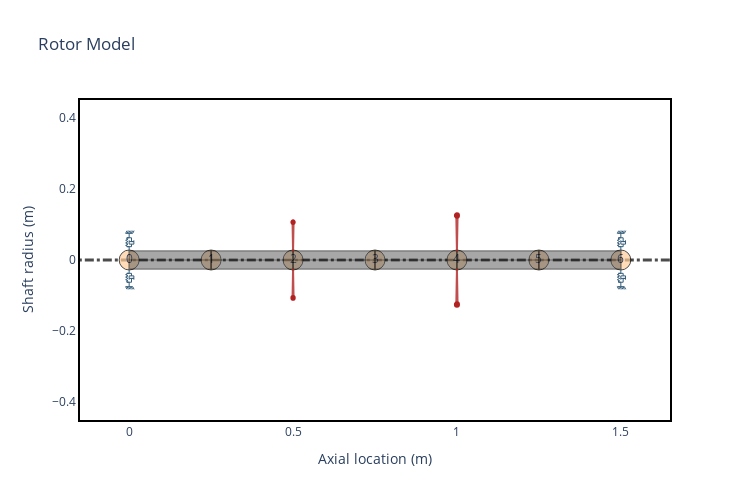

The notebook cell saved with this chart:
### Markdown cell above
### Defining bearings, shaft and disk elements and Creating Anisotropic Rotor

### Code cell
N = 6
L = 1.5 / N
idl = 0
odl = 0.050  # shaft diameter

shaft = [rs.ShaftElement(L=L, idl=idl, odl=odl, material=steel) for i in range(N)]
bearings = [
    rs.BearingElement(n=0, kxx=1e6, kyy=0.8e6, cxx=100, cyy=100),
    rs.BearingElement(n=6, kxx=1e6, kyy=0.8e6, cxx=100, cyy=100),
]
disks = [
    rs.DiskElement.from_geometry(
        n=N / 3, material=steel, width=0.070, i_d=odl, o_d=0.280, scale_factor="mass"
    ),
    rs.DiskElement.from_geometry(
        n=2 * N / 3,
        material=steel,
        width=0.070,
        i_d=odl,
        o_d=0.350,
        scale_factor="mass",
    ),
]

rotor = rs.Rotor(shaft_elements=shaft, disk_elements=disks, bearing_elements=bearings)
rotor.plot_rotor(width=750, height=500)

### Figure 1 — Plotly figure (JSON) as saved in the notebook; plotly's stock layout.template omitted (floating-point values rounded to 4 significant figures)
{"data": [{"hoverinfo": "none", "line": {"color": "black", "dash": "dashdot", "width": 3}, "mode": "lines", "opacity": 0.7, "showlegend": false, "type": "scatter", "x": [-0.3, 1.8], "y": [0, 0]}, {"hoverinfo": "none", "marker": {"color": "#ffcc99", "line": {"color": "black", "width": 1}, "opacity": 0.7, "size": 20}, "mode": "markers+text", "showlegend": false, "text": ["0", "1", "2", "3", "4", "5", "6"], "type": "scatter", "x": [0, 0.25, 0.5, 0.75, 1, 1.25, 1.5], "y": [0, 0, 0, 0, 0, 0, 0]}, {"customdata": [[0, 0.05, 0, 0.05, 0, 0.25, "steel"], [0, 0.05, 0, 0.05, 0, 0.25, "steel"], [0, 0.05, 0, 0.05, 0, 0.25, "steel"], [0, 0.05, 0, 0.05, 0, 0.25, "steel"], [0, 0.05, 0, 0.05, 0, 0.25, "steel"], [0, 0.05, 0, 0.05, 0, 0.25, "steel"], [0, 0.05, 0, 0.05, 0, 0.25, "steel"], [0, 0.05, 0, 0.05, 0, 0.25, "steel"], [0, 0.05, 0, 0.05, 0, 0.25, "steel"], [0, 0.05, 0, 0.05, 0, 0.25, "steel"]], "fill": "toself", "fillcolor": "#525252", "hoverinfo": "text", "hoverlabel": {"bgcolor": "#525252"}, "hoveron": "points+fills", "hovertemplate": "Element Number: 0<br>Left Outer Diameter: 0.05 m<br>Left Inner Diameter: 0.0 m<br>Right Outer Diameter: 0.05 m<br>Right Inner Diameter: 0.0 m<br>Element Length: 0.25 m<br>Material: steel<br>", "legendgroup": "Shaft", "line": {"color": "black", "width": 1.5}, "mode": "lines", "name": "ShaftElement 0", "opacity": 0.5, "showlegend": false, "text": "Element Number: 0<br>Left Outer Diameter: 0.05 m<br>Left Inner Diameter: 0.0 m<br>Right Outer Diameter: 0.05 m<br>Right Inner Diameter: 0.0 m<br>Element Length: 0.25 m<br>Material: steel<br>", "type": "scatter", "x": [0, 0, 0.25, 0.25, 0, 0, 0, 0.25, 0.25, 0], "y": [0, 0.025, 0.025, 0, 0, 0, -0.025, -0.025, 0, 0]}, {"customdata": [[1, 0.05, 0, 0.05, 0, 0.25, "steel"], [1, 0.05, 0, 0.05, 0, 0.25, "steel"], [1, 0.05, 0, 0.05, 0, 0.25, "steel"], [1, 0.05, 0, 0.05, 0, 0.25, "steel"], [1, 0.05, 0, 0.05, 0, 0.25, "steel"], [1, 0.05, 0, 0.05, 0, 0.25, "steel"], [1, 0.05, 0, 0.05, 0, 0.25, "steel"], [1, 0.05, 0, 0.05, 0, 0.25, "steel"], [1, 0.05, 0, 0.05, 0, 0.25, "steel"], [1, 0.05, 0, 0.05, 0, 0.25, "steel"]], "fill": "toself", "fillcolor": "#525252", "hoverinfo": "text", "hoverlabel": {"bgcolor": "#525252"}, "hoveron": "points+fills", "hovertemplate": "Element Number: 1<br>Left Outer Diameter: 0.05 m<br>Left Inner Diameter: 0.0 m<br>Right Outer Diameter: 0.05 m<br>Right Inner Diameter: 0.0 m<br>Element Length: 0.25 m<br>Material: steel<br>", "legendgroup": "Shaft", "line": {"color": "black", "width": 1.5}, "mode": "lines", "name": "ShaftElement 1", "opacity": 0.5, "showlegend": false, "text": "Element Number: 1<br>Left Outer Diameter: 0.05 m<br>Left Inner Diameter: 0.0 m<br>Right Outer Diameter: 0.05 m<br>Right Inner Diameter: 0.0 m<br>Element Length: 0.25 m<br>Material: steel<br>", "type": "scatter", "x": [0.25, 0.25, 0.5, 0.5, 0.25, 0.25, 0.25, 0.5, 0.5, 0.25], "y": [0, 0.025, 0.025, 0, 0, 0, -0.025, -0.025, 0, 0]}, {"customdata": [[2, 0.05, 0, 0.05, 0, 0.25, "steel"], [2, 0.05, 0, 0.05, 0, 0.25, "steel"], [2, 0.05, 0, 0.05, 0, 0.25, "steel"], [2, 0.05, 0, 0.05, 0, 0.25, "steel"], [2, 0.05, 0, 0.05, 0, 0.25, "steel"], [2, 0.05, 0, 0.05, 0, 0.25, "steel"], [2, 0.05, 0, 0.05, 0, 0.25, "steel"], [2, 0.05, 0, 0.05, 0, 0.25, "steel"], [2, 0.05, 0, 0.05, 0, 0.25, "steel"], [2, 0.05, 0, 0.05, 0, 0.25, "steel"]], "fill": "toself", "fillcolor": "#525252", "hoverinfo": "text", "hoverlabel": {"bgcolor": "#525252"}, "hoveron": "points+fills", "hovertemplate": "Element Number: 2<br>Left Outer Diameter: 0.05 m<br>Left Inner Diameter: 0.0 m<br>Right Outer Diameter: 0.05 m<br>Right Inner Diameter: 0.0 m<br>Element Length: 0.25 m<br>Material: steel<br>", "legendgroup": "Shaft", "line": {"color": "black", "width": 1.5}, "mode": "lines", "name": "ShaftElement 2", "opacity": 0.5, "showlegend": false, "text": "Element Number: 2<br>Left Outer Diameter: 0.05 m<br>Left Inner Diameter: 0.0 m<br>Right Outer Diameter: 0.05 m<br>Right Inner Diameter: 0.0 m<br>Element Length: 0.25 m<br>Material: steel<br>", "type": "scatter", "x": [0.5, 0.5, 0.75, 0.75, 0.5, 0.5, 0.5, 0.75, 0.75, 0.5], "y": [0, 0.025, 0.025, 0, 0, 0, -0.025, -0.025, 0, 0]}, {"customdata": [[3, 0.05, 0, 0.05, 0, 0.25, "steel"], [3, 0.05, 0, 0.05, 0, 0.25, "steel"], [3, 0.05, 0, 0.05, 0, 0.25, "steel"], [3, 0.05, 0, 0.05, 0, 0.25, "steel"], [3, 0.05, 0, 0.05, 0, 0.25, "steel"], [3, 0.05, 0, 0.05, 0, 0.25, "steel"], [3, 0.05, 0, 0.05, 0, 0.25, "steel"], [3, 0.05, 0, 0.05, 0, 0.25, "steel"], [3, 0.05, 0, 0.05, 0, 0.25, "steel"], [3, 0.05, 0, 0.05, 0, 0.25, "steel"]], "fill": "toself", "fillcolor": "#525252", "hoverinfo": "text", "hoverlabel": {"bgcolor": "#525252"}, "hoveron": "points+fills", "hovertemplate": "Element Number: 3<br>Left Outer Diameter: 0.05 m<br>Left Inner Diameter: 0.0 m<br>Right Outer Diameter: 0.05 m<br>Right Inner Diameter: 0.0 m<br>Element Length: 0.25 m<br>Material: steel<br>", "legendgroup": "Shaft", "line": {"color": "black", "width": 1.5}, "mode": "lines", "name": "ShaftElement 3", "opacity": 0.5, "showlegend": false, "text": "Element Number: 3<br>Left Outer Diameter: 0.05 m<br>Left Inner Diameter: 0.0 m<br>Right Outer Diameter: 0.05 m<br>Right Inner Diameter: 0.0 m<br>Element Length: 0.25 m<br>Material: steel<br>", "type": "scatter", "x": [0.75, 0.75, 1, 1, 0.75, 0.75, 0.75, 1, 1, 0.75], "y": [0, 0.025, 0.025, 0, 0, 0, -0.025, -0.025, 0, 0]}, {"customdata": [[4, 0.05, 0, 0.05, 0, 0.25, "steel"], [4, 0.05, 0, 0.05, 0, 0.25, "steel"], [4, 0.05, 0, 0.05, 0, 0.25, "steel"], [4, 0.05, 0, 0.05, 0, 0.25, "steel"], [4, 0.05, 0, 0.05, 0, 0.25, "steel"], [4, 0.05, 0, 0.05, 0, 0.25, "steel"], [4, 0.05, 0, 0.05, 0, 0.25, "steel"], [4, 0.05, 0, 0.05, 0, 0.25, "steel"], [4, 0.05, 0, 0.05, 0, 0.25, "steel"], [4, 0.05, 0, 0.05, 0, 0.25, "steel"]], "fill": "toself", "fillcolor": "#525252", "hoverinfo": "text", "hoverlabel": {"bgcolor": "#525252"}, "hoveron": "points+fills", "hovertemplate": "Element Number: 4<br>Left Outer Diameter: 0.05 m<br>Left Inner Diameter: 0.0 m<br>Right Outer Diameter: 0.05 m<br>Right Inner Diameter: 0.0 m<br>Element Length: 0.25 m<br>Material: steel<br>", "legendgroup": "Shaft", "line": {"color": "black", "width": 1.5}, "mode": "lines", "name": "ShaftElement 4", "opacity": 0.5, "showlegend": false, "text": "Element Number: 4<br>Left Outer Diameter: 0.05 m<br>Left Inner Diameter: 0.0 m<br>Right Outer Diameter: 0.05 m<br>Right Inner Diameter: 0.0 m<br>Element Length: 0.25 m<br>Material: steel<br>", "type": "scatter", "x": [1, 1, 1.25, 1.25, 1, 1, 1, 1.25, 1.25, 1], "y": [0, 0.025, 0.025, 0, 0, 0, -0.025, -0.025, 0, 0]}, {"customdata": [[5, 0.05, 0, 0.05, 0, 0.25, "steel"], [5, 0.05, 0, 0.05, 0, 0.25, "steel"], [5, 0.05, 0, 0.05, 0, 0.25, "steel"], [5, 0.05, 0, 0.05, 0, 0.25, "steel"], [5, 0.05, 0, 0.05, 0, 0.25, "steel"], [5, 0.05, 0, 0.05, 0, 0.25, "steel"], [5, 0.05, 0, 0.05, 0, 0.25, "steel"], [5, 0.05, 0, 0.05, 0, 0.25, "steel"], [5, 0.05, 0, 0.05, 0, 0.25, "steel"], [5, 0.05, 0, 0.05, 0, 0.25, "steel"]], "fill": "toself", "fillcolor": "#525252", "hoverinfo": "text", "hoverlabel": {"bgcolor": "#525252"}, "hoveron": "points+fills", "hovertemplate": "Element Number: 5<br>Left Outer Diameter: 0.05 m<br>Left Inner Diameter: 0.0 m<br>Right Outer Diameter: 0.05 m<br>Right Inner Diameter: 0.0 m<br>Element Length: 0.25 m<br>Material: steel<br>", "legendgroup": "Shaft", "line": {"color": "black", "width": 1.5}, "mode": "lines", "name": "ShaftElement 5", "opacity": 0.5, "showlegend": false, "text": "Element Number: 5<br>Left Outer Diameter: 0.05 m<br>Left Inner Diameter: 0.0 m<br>Right Outer Diameter: 0.05 m<br>Right Inner Diameter: 0.0 m<br>Element Length: 0.25 m<br>Material: steel<br>", "type": "scatter", "x": [1.25, 1.25, 1.5, 1.5, 1.25, 1.25, 1.25, 1.5, 1.5, 1.25], "y": [0, 0.025, 0.025, 0, 0, 0, -0.025, -0.025, 0, 0]}, {"customdata": [[2, 0.3296, 0.1781, 32.59], [2, 0.3296, 0.1781, 32.59], [2, 0.3296, 0.1781, 32.59], [2, 0.3296, 0.1781, 32.59], [2, 0.3296, 0.1781, 32.59], [2, 0.3296, 0.1781, 32.59], [2, 0.3296, 0.1781, 32.59], [2, 0.3296, 0.1781, 32.59], [2, 0.3296, 0.1781, 32.59]], "fill": "toself", "fillcolor": "Firebrick", "hoverinfo": "text", "hoverlabel": {"bgcolor": "Firebrick"}, "hoveron": "points+fills", "hovertemplate": "Disk Node: 2<br>Polar Inertia: 3.296e-01<br>Diametral Inertia: 1.781e-01<br>Disk mass: 32.590<br>", "legendgroup": "disks", "line": {"color": "Firebrick", "width": 2}, "mode": "lines", "name": "Disk 0", "opacity": 0.8, "showlegend": false, "text": "Disk Node: 2<br>Polar Inertia: 3.296e-01<br>Diametral Inertia: 1.781e-01<br>Disk mass: 32.590<br>", "type": "scatter", "x": [0.5, 0.5016, 0.4984, 0.5, null, 0.5, 0.5016, 0.4984, 0.5], "y": [0.025, 0.1066, 0.1066, 0.025, null, -0.025, -0.1066, -0.1066, -0.025]}, {"customdata": [[4, 0.8051, 0.4236, 51.53], [4, 0.8051, 0.4236, 51.53], [4, 0.8051, 0.4236, 51.53], [4, 0.8051, 0.4236, 51.53], [4, 0.8051, 0.4236, 51.53], [4, 0.8051, 0.4236, 51.53], [4, 0.8051, 0.4236, 51.53], [4, 0.8051, 0.4236, 51.53], [4, 0.8051, 0.4236, 51.53]], "fill": "toself", "fillcolor": "Firebrick", "hoverinfo": "text", "hoverlabel": {"bgcolor": "Firebrick"}, "hoveron": "points+fills", "hovertemplate": "Disk Node: 4<br>Polar Inertia: 8.051e-01<br>Diametral Inertia: 4.236e-01<br>Disk mass: 51.525<br>", "legendgroup": "disks", "line": {"color": "Firebrick", "width": 2}, "mode": "lines", "name": "Disk 1", "opacity": 0.8, "showlegend": false, "text": "Disk Node: 4<br>Polar Inertia: 8.051e-01<br>Diametral Inertia: 4.236e-01<br>Disk mass: 51.525<br>", "type": "scatter", "x": [1, 1.002, 0.998, 1, null, 1, 1.002, 0.998, 1], "y": [0.025, 0.125, 0.125, 0.025, null, -0.025, -0.125, -0.125, -0.025]}, {"hoverinfo": "none", "legendgroup": "bearings", "line": {"color": "#355d7a", "width": 1}, "mode": "lines", "name": "Bearing 0", "showlegend": false, "type": "scatter", "x": [0, 0, -0.007143, 0.007143], "y": [0.025, 0.0375, 0.0375, 0.0375]}, {"hoverinfo": "none", "legendgroup": "bearings", "line": {"color": "#355d7a", "width": 1}, "mode": "lines", "name": "Bearing 0", "showlegend": false, "type": "scatter", "x": [0, 0, -0.007143, 0.007143], "y": [-0.025, -0.0375, -0.0375, -0.0375]}, {"hoverinfo": "none", "legendgroup": "bearings", "line": {"color": "#355d7a", "width": 1}, "mode": "lines", "name": "Bearing 0", "showlegend": false, "type": "scatter", "x": [0, 0, -0.007143, 0.007143], "y": [0.075, 0.0625, 0.0625, 0.0625]}, {"hoverinfo": "none", "legendgroup": "bearings", "line": {"color": "#355d7a", "width": 1}, "mode": "lines", "name": "Bearing 0", "showlegend": false, "type": "scatter", "x": [0, 0, -0.007143, 0.007143], "y": [-0.075, -0.0625, -0.0625, -0.0625]}, {"hoverinfo": "none", "legendgroup": "bearings", "line": {"color": "#355d7a", "width": 1}, "mode": "lines", "name": "Bearing 0", "showlegend": false, "type": "scatter", "x": [-0.01071, 0.01071], "y": [0.075, 0.075]}, {"hoverinfo": "none", "legendgroup": "bearings", "line": {"color": "#355d7a", "width": 1}, "mode": "lines", "name": "Bearing 0", "showlegend": false, "type": "scatter", "x": [-0.01071, 0.01071], "y": [-0.075, -0.075]}, {"hoverinfo": "none", "legendgroup": "bearings", "line": {"color": "#355d7a", "width": 1}, "mode": "lines", "name": "Bearing 0", "showlegend": false, "type": "scatter", "x": [-0.01071, -0.006429], "y": [0.075, 0.0825]}, {"hoverinfo": "none", "legendgroup": "bearings", "line": {"color": "#355d7a", "width": 1}, "mode": "lines", "name": "Bearing 0", "showlegend": false, "type": "scatter", "x": [-0.01071, -0.006429], "y": [-0.075, -0.0825]}, {"hoverinfo": "none", "legendgroup": "bearings", "line": {"color": "#355d7a", "width": 1}, "mode": "lines", "name": "Bearing 0", "showlegend": false, "type": "scatter", "x": [-0.006429, -0.002143], "y": [0.075, 0.0825]}, {"hoverinfo": "none", "legendgroup": "bearings", "line": {"color": "#355d7a", "width": 1}, "mode": "lines", "name": "Bearing 0", "showlegend": false, "type": "scatter", "x": [-0.006429, -0.002143], "y": [-0.075, -0.0825]}, {"hoverinfo": "none", "legendgroup": "bearings", "line": {"color": "#355d7a", "width": 1}, "mode": "lines", "name": "Bearing 0", "showlegend": false, "type": "scatter", "x": [-0.002143, 0.002143], "y": [0.075, 0.0825]}, {"hoverinfo": "none", "legendgroup": "bearings", "line": {"color": "#355d7a", "width": 1}, "mode": "lines", "name": "Bearing 0", "showlegend": false, "type": "scatter", "x": [-0.002143, 0.002143], "y": [-0.075, -0.0825]}, {"hoverinfo": "none", "legendgroup": "bearings", "line": {"color": "#355d7a", "width": 1}, "mode": "lines", "name": "Bearing 0", "showlegend": false, "type": "scatter", "x": [0.002143, 0.006429], "y": [0.075, 0.0825]}, {"hoverinfo": "none", "legendgroup": "bearings", "line": {"color": "#355d7a", "width": 1}, "mode": "lines", "name": "Bearing 0", "showlegend": false, "type": "scatter", "x": [0.002143, 0.006429], "y": [-0.075, -0.0825]}, {"hoverinfo": "none", "legendgroup": "bearings", "line": {"color": "#355d7a", "width": 1}, "mode": "lines", "name": "Bearing 0", "showlegend": false, "type": "scatter", "x": [0.006429, 0.01071], "y": [0.075, 0.0825]}, {"hoverinfo": "none", "legendgroup": "bearings", "line": {"color": "#355d7a", "width": 1}, "mode": "lines", "name": "Bearing 0", "showlegend": false, "type": "scatter", "x": [0.006429, 0.01071], "y": [-0.075, -0.0825]}, {"hoverinfo": "none", "legendgroup": "bearings", "line": {"color": "#355d7a", "width": 1}, "mode": "lines", "name": "Bearing 0", "showlegend": false, "type": "scatter", "x": [0.01071, 0.015], "y": [0.075, 0.0825]}, {"hoverinfo": "none", "legendgroup": "bearings", "line": {"color": "#355d7a", "width": 1}, "mode": "lines", "name": "Bearing 0", "showlegend": false, "type": "scatter", "x": [0.01071, 0.015], "y": [-0.075, -0.0825]}, {"hoverinfo": "none", "legendgroup": "bearings", "line": {"color": "#355d7a", "width": 1}, "mode": "lines", "name": "Bearing 0", "showlegend": false, "type": "scatter", "x": [-0.007143, -0.007143, -0.01071, -0.003571, -0.01071, -0.003571, -0.01071, -0.003571, -0.007143, -0.007143], "y": [0.0375, 0.04107, 0.04107, 0.04464, 0.04821, 0.05179, 0.05536, 0.05893, 0.05893, 0.0625]}, {"hoverinfo": "none", "legendgroup": "bearings", "line": {"color": "#355d7a", "width": 1}, "mode": "lines", "name": "Bearing 0", "showlegend": false, "type": "scatter", "x": [-0.007143, -0.007143, -0.01071, -0.003571, -0.01071, -0.003571, -0.01071, -0.003571, -0.007143, -0.007143], "y": [-0.0375, -0.04107, -0.04107, -0.04464, -0.04821, -0.05179, -0.05536, -0.05893, -0.05893, -0.0625]}, {"hoverinfo": "none", "legendgroup": "bearings", "line": {"color": "#355d7a", "width": 1}, "mode": "lines", "name": "Bearing 0", "showlegend": false, "type": "scatter", "x": [0.007143, 0.007143], "y": [0.0375, 0.04464]}, {"hoverinfo": "none", "legendgroup": "bearings", "line": {"color": "#355d7a", "width": 1}, "mode": "lines", "name": "Bearing 0", "showlegend": false, "type": "scatter", "x": [0.007143, 0.007143], "y": [-0.0375, -0.04464]}, {"hoverinfo": "none", "legendgroup": "bearings", "line": {"color": "#355d7a", "width": 1}, "mode": "lines", "name": "Bearing 0", "showlegend": false, "type": "scatter", "x": [0, 0, 0.01429, 0.01429], "y": [0.05536, 0.04464, 0.04464, 0.05536]}, {"hoverinfo": "none", "legendgroup": "bearings", "line": {"color": "#355d7a", "width": 1}, "mode": "lines", "name": "Bearing 0", "showlegend": false, "type": "scatter", "x": [0, 0, 0.01429, 0.01429], "y": [-0.05536, -0.04464, -0.04464, -0.05536]}, {"hoverinfo": "none", "legendgroup": "bearings", "line": {"color": "#355d7a", "width": 1}, "mode": "lines", "name": "Bearing 0", "showlegend": false, "type": "scatter", "x": [0, 0.01429, 0.007143, 0.007143], "y": [0.05179, 0.05179, 0.05179, 0.0625]}, {"hoverinfo": "none", "legendgroup": "bearings", "line": {"color": "#355d7a", "width": 1}, "mode": "lines", "name": "Bearing 0", "showlegend": false, "type": "scatter", "x": [0, 0.01429, 0.007143, 0.007143], "y": [-0.05179, -0.05179, -0.05179, -0.0625]}, {"hoverinfo": "none", "legendgroup": "bearings", "line": {"color": "#355d7a", "width": 1}, "mode": "lines", "name": "Bearing 1", "showlegend": false, "type": "scatter", "x": [1.5, 1.5, 1.493, 1.507], "y": [0.025, 0.0375, 0.0375, 0.0375]}, {"hoverinfo": "none", "legendgroup": "bearings", "line": {"color": "#355d7a", "width": 1}, "mode": "lines", "name": "Bearing 1", "showlegend": false, "type": "scatter", "x": [1.5, 1.5, 1.493, 1.507], "y": [-0.025, -0.0375, -0.0375, -0.0375]}, {"hoverinfo": "none", "legendgroup": "bearings", "line": {"color": "#355d7a", "width": 1}, "mode": "lines", "name": "Bearing 1", "showlegend": false, "type": "scatter", "x": [1.5, 1.5, 1.493, 1.507], "y": [0.075, 0.0625, 0.0625, 0.0625]}, {"hoverinfo": "none", "legendgroup": "bearings", "line": {"color": "#355d7a", "width": 1}, "mode": "lines", "name": "Bearing 1", "showlegend": false, "type": "scatter", "x": [1.5, 1.5, 1.493, 1.507], "y": [-0.075, -0.0625, -0.0625, -0.0625]}, {"hoverinfo": "none", "legendgroup": "bearings", "line": {"color": "#355d7a", "width": 1}, "mode": "lines", "name": "Bearing 1", "showlegend": false, "type": "scatter", "x": [1.489, 1.511], "y": [0.075, 0.075]}, {"hoverinfo": "none", "legendgroup": "bearings", "line": {"color": "#355d7a", "width": 1}, "mode": "lines", "name": "Bearing 1", "showlegend": false, "type": "scatter", "x": [1.489, 1.511], "y": [-0.075, -0.075]}, {"hoverinfo": "none", "legendgroup": "bearings", "line": {"color": "#355d7a", "width": 1}, "mode": "lines", "name": "Bearing 1", "showlegend": false, "type": "scatter", "x": [1.489, 1.494], "y": [0.075, 0.0825]}, {"hoverinfo": "none", "legendgroup": "bearings", "line": {"color": "#355d7a", "width": 1}, "mode": "lines", "name": "Bearing 1", "showlegend": false, "type": "scatter", "x": [1.489, 1.494], "y": [-0.075, -0.0825]}, {"hoverinfo": "none", "legendgroup": "bearings", "line": {"color": "#355d7a", "width": 1}, "mode": "lines", "name": "Bearing 1", "showlegend": false, "type": "scatter", "x": [1.494, 1.498], "y": [0.075, 0.0825]}, {"hoverinfo": "none", "legendgroup": "bearings", "line": {"color": "#355d7a", "width": 1}, "mode": "lines", "name": "Bearing 1", "showlegend": false, "type": "scatter", "x": [1.494, 1.498], "y": [-0.075, -0.0825]}, {"hoverinfo": "none", "legendgroup": "bearings", "line": {"color": "#355d7a", "width": 1}, "mode": "lines", "name": "Bearing 1", "showlegend": false, "type": "scatter", "x": [1.498, 1.502], "y": [0.075, 0.0825]}, {"hoverinfo": "none", "legendgroup": "bearings", "line": {"color": "#355d7a", "width": 1}, "mode": "lines", "name": "Bearing 1", "showlegend": false, "type": "scatter", "x": [1.498, 1.502], "y": [-0.075, -0.0825]}, {"hoverinfo": "none", "legendgroup": "bearings", "line": {"color": "#355d7a", "width": 1}, "mode": "lines", "name": "Bearing 1", "showlegend": false, "type": "scatter", "x": [1.502, 1.506], "y": [0.075, 0.0825]}, {"hoverinfo": "none", "legendgroup": "bearings", "line": {"color": "#355d7a", "width": 1}, "mode": "lines", "name": "Bearing 1", "showlegend": false, "type": "scatter", "x": [1.502, 1.506], "y": [-0.075, -0.0825]}, {"hoverinfo": "none", "legendgroup": "bearings", "line": {"color": "#355d7a", "width": 1}, "mode": "lines", "name": "Bearing 1", "showlegend": false, "type": "scatter", "x": [1.506, 1.511], "y": [0.075, 0.0825]}, {"hoverinfo": "none", "legendgroup": "bearings", "line": {"color": "#355d7a", "width": 1}, "mode": "lines", "name": "Bearing 1", "showlegend": false, "type": "scatter", "x": [1.506, 1.511], "y": [-0.075, -0.0825]}, {"hoverinfo": "none", "legendgroup": "bearings", "line": {"color": "#355d7a", "width": 1}, "mode": "lines", "name": "Bearing 1", "showlegend": false, "type": "scatter", "x": [1.511, 1.515], "y": [0.075, 0.0825]}, {"hoverinfo": "none", "legendgroup": "bearings", "line": {"color": "#355d7a", "width": 1}, "mode": "lines", "name": "Bearing 1", "showlegend": false, "type": "scatter", "x": [1.511, 1.515], "y": [-0.075, -0.0825]}, {"hoverinfo": "none", "legendgroup": "bearings", "line": {"color": "#355d7a", "width": 1}, "mode": "lines", "name": "Bearing 1", "showlegend": false, "type": "scatter", "x": [1.493, 1.493, 1.489, 1.496, 1.489, 1.496, 1.489, 1.496, 1.493, 1.493], "y": [0.0375, 0.04107, 0.04107, 0.04464, 0.04821, 0.05179, 0.05536, 0.05893, 0.05893, 0.0625]}, {"hoverinfo": "none", "legendgroup": "bearings", "line": {"color": "#355d7a", "width": 1}, "mode": "lines", "name": "Bearing 1", "showlegend": false, "type": "scatter", "x": [1.493, 1.493, 1.489, 1.496, 1.489, 1.496, 1.489, 1.496, 1.493, 1.493], "y": [-0.0375, -0.04107, -0.04107, -0.04464, -0.04821, -0.05179, -0.05536, -0.05893, -0.05893, -0.0625]}, {"hoverinfo": "none", "legendgroup": "bearings", "line": {"color": "#355d7a", "width": 1}, "mode": "lines", "name": "Bearing 1", "showlegend": false, "type": "scatter", "x": [1.507, 1.507], "y": [0.0375, 0.04464]}, {"hoverinfo": "none", "legendgroup": "bearings", "line": {"color": "#355d7a", "width": 1}, "mode": "lines", "name": "Bearing 1", "showlegend": false, "type": "scatter", "x": [1.507, 1.507], "y": [-0.0375, -0.04464]}, {"hoverinfo": "none", "legendgroup": "bearings", "line": {"color": "#355d7a", "width": 1}, "mode": "lines", "name": "Bearing 1", "showlegend": false, "type": "scatter", "x": [1.5, 1.5, 1.514, 1.514], "y": [0.05536, 0.04464, 0.04464, 0.05536]}, {"hoverinfo": "none", "legendgroup": "bearings", "line": {"color": "#355d7a", "width": 1}, "mode": "lines", "name": "Bearing 1", "showlegend": false, "type": "scatter", "x": [1.5, 1.5, 1.514, 1.514], "y": [-0.05536, -0.04464, -0.04464, -0.05536]}, {"hoverinfo": "none", "legendgroup": "bearings", "line": {"color": "#355d7a", "width": 1}, "mode": "lines", "name": "Bearing 1", "showlegend": false, "type": "scatter", "x": [1.5, 1.514, 1.507, 1.507], "y": [0.05179, 0.05179, 0.05179, 0.0625]}, {"hoverinfo": "none", "legendgroup": "bearings", "line": {"color": "#355d7a", "width": 1}, "mode": "lines", "name": "Bearing 1", "showlegend": false, "type": "scatter", "x": [1.5, 1.514, 1.507, 1.507], "y": [-0.05179, -0.05179, -0.05179, -0.0625]}], "layout": {"height": 500, "shapes": [{"fillcolor": "Firebrick", "line": {"color": "Firebrick"}, "type": "circle", "x0": 0.4949, "x1": 0.5051, "xref": "x", "y0": 0.1015, "y1": 0.1117, "yref": "y"}, {"fillcolor": "Firebrick", "line": {"color": "Firebrick"}, "type": "circle", "x0": 0.4949, "x1": 0.5051, "xref": "x", "y0": -0.1117, "y1": -0.1015, "yref": "y"}, {"fillcolor": "Firebrick", "line": {"color": "Firebrick"}, "type": "circle", "x0": 0.9938, "x1": 1.006, "xref": "x", "y0": 0.1187, "y1": 0.1313, "yref": "y"}, {"fillcolor": "Firebrick", "line": {"color": "Firebrick"}, "type": "circle", "x0": 0.9938, "x1": 1.006, "xref": "x", "y0": -0.1313, "y1": -0.1187, "yref": "y"}], "title": {"text": "Rotor Model"}, "width": 750, "xaxis": {"mirror": true, "range": [-0.15, 1.65], "showgrid": false, "title": {"text": "Axial location (m)"}}, "yaxis": {"mirror": true, "range": [-0.45, 0.45], "showgrid": false, "title": {"text": "Shaft radius (m)"}}}}
